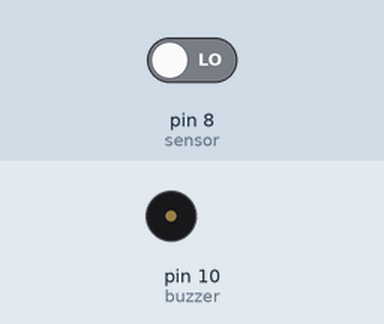
Recording of a sketch running on a simulated Arduino Uno, built with avr-gcc and run on an emulated ATmega328P. Shown: buzzer (waves = sounding, pin HIGH). The inputs (shaded band) are chosen by the test bench; at power-on: pin 8 (sensor) LOW. What the sketch prints to the serial monitor is not drawn.

Above: at 2.8 s.
2.9 s: pin 8 (sensor) driven HIGH
At 4.3 s:
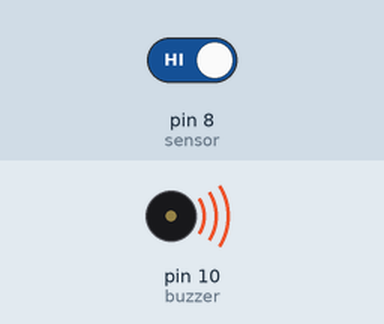
5.5 s: pin 8 (sensor) driven LOW
At 7.8 s:
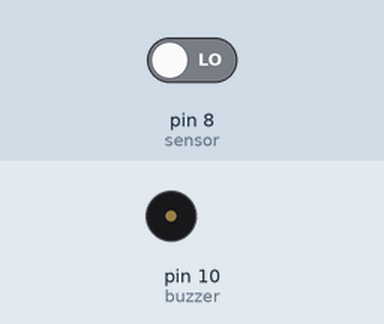
Timing chart, 0 to 9.3 s (numbered marks = the images above; inputs shaded):
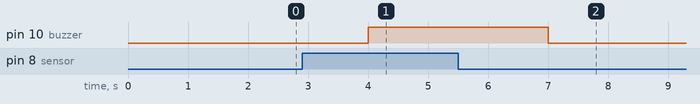

Measured:
- after the input at 2.9 s, pin 10 (buzzer): LOW → HIGH after 1.1 s
- after the input at 5.5 s, pin 10 (buzzer): HIGH → LOW after 1.5 s

The sketch:

Proximity_NO.ino
```cpp
//Inductive Proximity = sensor yang ketika mendeteksi logam maka akan aktif.
//Jenis yang digunakan adalah jenis Proximity NPN *(NO)(6-24VDC)
//Jika mendeteksi logam = logika 1

int sensor = 8; //inisialisasi pin digital D8
int buzzer = 10;//inisialisasi pin digital D10

int logam;

void setup() {
  Serial.begin(9600);
  pinMode(sensor, INPUT);
  pinMode(buzzer, OUTPUT);
}

void loop() {
  logam = digitalRead(sensor);
  delay(1000);
  {
    if (logam == 1) {
      Serial.print("Terdeteksi : Logam");
      digitalWrite(buzzer, HIGH);
    }
    if (logam == 0) {
      Serial.print("Terdeteksi : Non-Logam");
      digitalWrite(buzzer, LOW);
    }
  }
}
```
